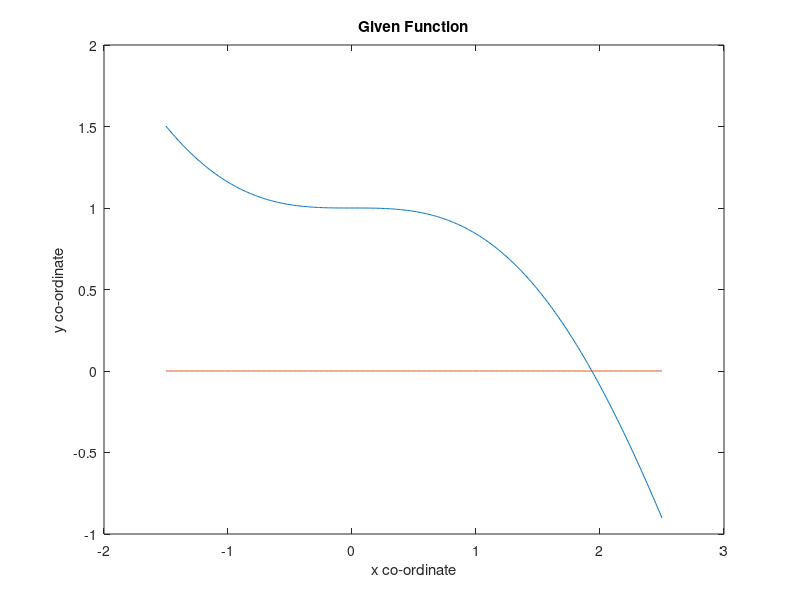
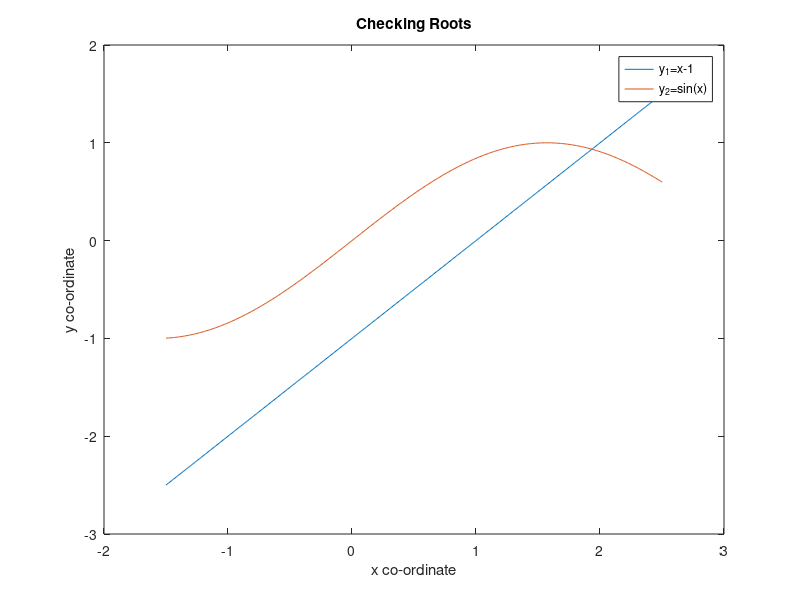

Write MATLAB code to recreate these figures, in order. (Note: this script raises an error after producing the figures.)
clc;
close all;
clear all;

format long;
dx = 0.01;
x = -1.5 : dx : 2.5;

y = 1 - x + sin(x);
y0 = zeros(1, length(y));

figure(1);
plot(x, y, x, y0);
%xlim([-1 1.5]);
title('Given Function');
xlabel('x co-ordinate');
ylabel('y co-ordinate');

y1 = x - 1;
y2 = sin(x);
figure(2);
plot(x, y1, x, y2);
legend('y_{1}=x-1','y_{2}=sin(x)','Location',"best");
title('Checking Roots');
%xlim([-1 1.5]);
%ylim([-0.5 10]);
xlabel('x co-ordinate');
ylabel('y co-ordinate');


error = 10 ^ (-5);
t = -log10(error);

a5 = 1;
b5 = 2;
i = 1;
c5 = (a5 + b5) / 2;

while b5 - c5 >= error
    A5(i) = a5;
    B5(i) = b5;
    C5(i) = (a5 + b5) / 2;
    f_c5(i) = 1 - c5 + sin(c5);
    diff5(i) = b5 - c5;
    prod5(i) = (1 - a5 + sin(a5)) * f_c5(i);
    i = i + 1;
    if prod5(i - 1) > 0
        a5 = c5;
        Check5(i - 1) = "a = c";
    else
        b5 = c5;
        Check5(i - 1) = "b = c";
    end
    c5 = double((a5 + b5) / 2);
end

i = 1;
a7 = 1.5;
b7 = inf;
d7 = inf;

while abs(d7) >= error
    I7(i) = i;
    A7(i) = a7;
    F7(i) = 1 - a7 + sin(a7);
    Fp7(i) = -1 + cos(a7);
    b7 = a7 - (F7(i)/Fp7(i));
    B7(i) = b7;
    d7 = b7 - a7;
    D7(i) = d7;
    a7 = b7;
    i = i + 1;
end
I7 = round(I7,t);
A7 = round(A7,t);
F7 = round(F7,t);
Fp7 = round(Fp7,t);
B7 = round(B7,t);
D7 = round(D7,t);
Ans7 = [I7; A7; F7; Fp7; B7; D7]';

T1 = array2table(Ans7,...
    'VariableNames',{'Iteration_No' 'a' 'fx' 'fprimex' 'b' 'Difference'})
figure(3);
plot(B7);
hold on;
plot(C5,'r');
title('Convergence towards Root');
legend('Newton-Raphson','Bisection','Location',"best");
xlabel('Iteration No.');
ylabel('Root');
